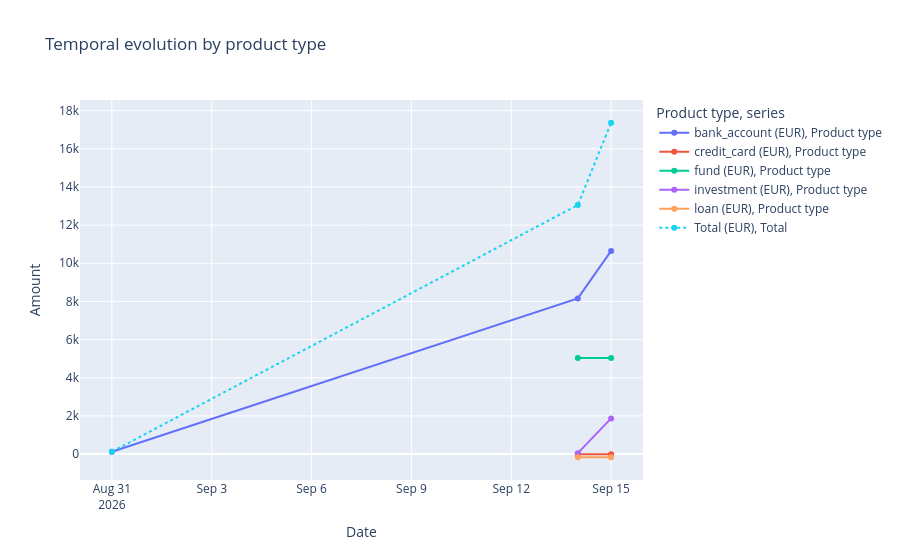

The code cell stored with this chart in its notebook:
### Markdown cell above
## Evolution by type

### Code cell
snapshot_dates = sorted(historical_df["date"].unique())
snapshots = []

for snapshot_date in snapshot_dates:
    latest_at_date = (
        historical_df[historical_df["date"] <= snapshot_date]
        .sort_values(["date", "registry_id"])
        .drop_duplicates("product_id", keep="last")
        .copy()
    )
    latest_at_date["date"] = snapshot_date
    snapshots.append(latest_at_date)

latest_by_date = pd.concat(snapshots, ignore_index=True)
type_evolution = (
    latest_by_date.groupby(["date", "product_type", "currency"], as_index=False)["amount"]
    .sum()
    .sort_values("date")
)
type_evolution["label"] = (
    type_evolution["product_type"] + " (" + type_evolution["currency"] + ")"
)
type_evolution["series"] = "Product type"

type_totals = (
    type_evolution.groupby(["date", "currency"], as_index=False)["amount"]
    .sum()
    .assign(product_type="Total")
)
type_totals["label"] = "Total (" + type_totals["currency"] + ")"
type_totals["series"] = "Total"
type_evolution_with_totals = pd.concat([type_evolution, type_totals], ignore_index=True)

fig = px.line(
    type_evolution_with_totals,
    x="date",
    y="amount",
    color="label",
    line_dash="series",
    markers=True,
    title="Temporal evolution by product type",
    labels={"date": "Date", "amount": "Amount", "label": "Product type"},
    hover_data={"amount": ":,.2f", "product_type": True, "currency": True},
)
fig.update_traces(selector={"name": "Total (EUR)"}, line={"width": 4})
fig.show()

### Figure 1 — Plotly figure (JSON) as saved in the notebook; plotly's stock layout.template omitted (floating-point values rounded to 4 significant figures)
{"data": [{"customdata": [["bank_account", "EUR"], ["bank_account", "EUR"], ["bank_account", "EUR"]], "hovertemplate": "Product type=bank_account (EUR)<br>series=Product type<br>Date=%{x}<br>Amount=%{y:,.2f}<br>product_type=%{customdata[0]}<br>currency=%{customdata[1]}<extra></extra>", "legendgroup": "bank_account (EUR), Product type", "line": {"color": "#636efa", "dash": "solid"}, "marker": {"symbol": "circle"}, "mode": "lines+markers", "name": "bank_account (EUR), Product type", "orientation": "v", "showlegend": true, "type": "scatter", "x": ["2026-08-31", "2026-09-14", "2026-09-15"], "xaxis": "x", "y": [124.6, 8159.0, 10650.0], "yaxis": "y"}, {"customdata": [["credit_card", "EUR"], ["credit_card", "EUR"]], "hovertemplate": "Product type=credit_card (EUR)<br>series=Product type<br>Date=%{x}<br>Amount=%{y:,.2f}<br>product_type=%{customdata[0]}<br>currency=%{customdata[1]}<extra></extra>", "legendgroup": "credit_card (EUR), Product type", "line": {"color": "#EF553B", "dash": "solid"}, "marker": {"symbol": "circle"}, "mode": "lines+markers", "name": "credit_card (EUR), Product type", "orientation": "v", "showlegend": true, "type": "scatter", "x": ["2026-09-14", "2026-09-15"], "xaxis": "x", "y": [-15.89, -15.89], "yaxis": "y"}, {"customdata": [["fund", "EUR"], ["fund", "EUR"]], "hovertemplate": "Product type=fund (EUR)<br>series=Product type<br>Date=%{x}<br>Amount=%{y:,.2f}<br>product_type=%{customdata[0]}<br>currency=%{customdata[1]}<extra></extra>", "legendgroup": "fund (EUR), Product type", "line": {"color": "#00cc96", "dash": "solid"}, "marker": {"symbol": "circle"}, "mode": "lines+markers", "name": "fund (EUR), Product type", "orientation": "v", "showlegend": true, "type": "scatter", "x": ["2026-09-14", "2026-09-15"], "xaxis": "x", "y": [5031.0, 5031.0], "yaxis": "y"}, {"customdata": [["investment", "EUR"], ["investment", "EUR"]], "hovertemplate": "Product type=investment (EUR)<br>series=Product type<br>Date=%{x}<br>Amount=%{y:,.2f}<br>product_type=%{customdata[0]}<br>currency=%{customdata[1]}<extra></extra>", "legendgroup": "investment (EUR), Product type", "line": {"color": "#ab63fa", "dash": "solid"}, "marker": {"symbol": "circle"}, "mode": "lines+markers", "name": "investment (EUR), Product type", "orientation": "v", "showlegend": true, "type": "scatter", "x": ["2026-09-14", "2026-09-15"], "xaxis": "x", "y": [46.92, 1868.0], "yaxis": "y"}, {"customdata": [["loan", "EUR"], ["loan", "EUR"]], "hovertemplate": "Product type=loan (EUR)<br>series=Product type<br>Date=%{x}<br>Amount=%{y:,.2f}<br>product_type=%{customdata[0]}<br>currency=%{customdata[1]}<extra></extra>", "legendgroup": "loan (EUR), Product type", "line": {"color": "#FFA15A", "dash": "solid"}, "marker": {"symbol": "circle"}, "mode": "lines+markers", "name": "loan (EUR), Product type", "orientation": "v", "showlegend": true, "type": "scatter", "x": ["2026-09-14", "2026-09-15"], "xaxis": "x", "y": [-166.8, -166.8], "yaxis": "y"}, {"customdata": [["Total", "EUR"], ["Total", "EUR"], ["Total", "EUR"]], "hovertemplate": "Product type=Total (EUR)<br>series=Total<br>Date=%{x}<br>Amount=%{y:,.2f}<br>product_type=%{customdata[0]}<br>currency=%{customdata[1]}<extra></extra>", "legendgroup": "Total (EUR), Total", "line": {"color": "#19d3f3", "dash": "dot"}, "marker": {"symbol": "circle"}, "mode": "lines+markers", "name": "Total (EUR), Total", "orientation": "v", "showlegend": true, "type": "scatter", "x": ["2026-08-31", "2026-09-14", "2026-09-15"], "xaxis": "x", "y": [124.6, 13050.0, 17360.0], "yaxis": "y"}], "layout": {"legend": {"title": {"text": "Product type, series"}, "tracegroupgap": 0}, "title": {"text": "Temporal evolution by product type"}, "xaxis": {"anchor": "y", "domain": [0, 1], "title": {"text": "Date"}}, "yaxis": {"anchor": "x", "domain": [0, 1], "title": {"text": "Amount"}}}}
